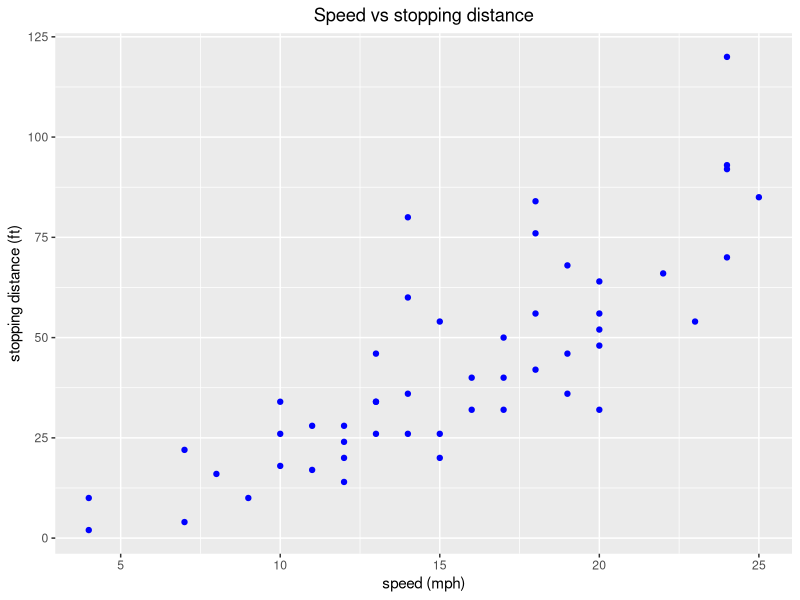
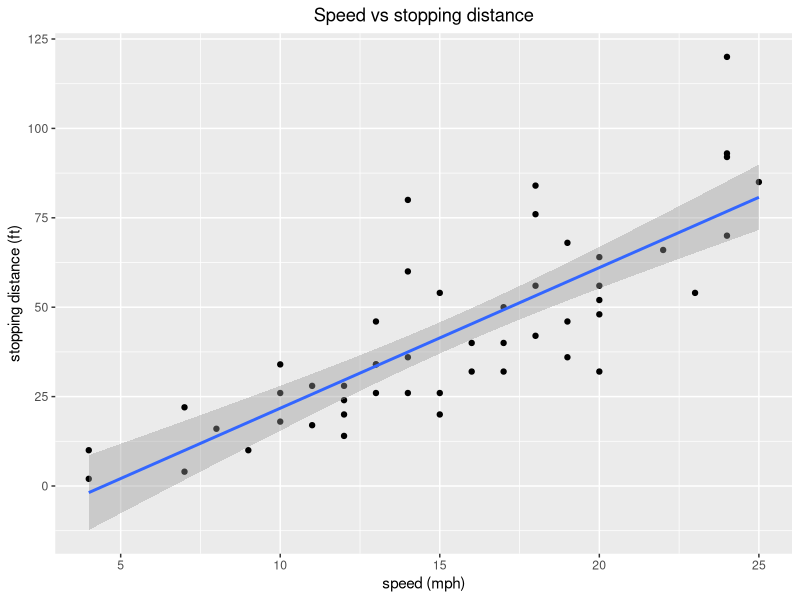
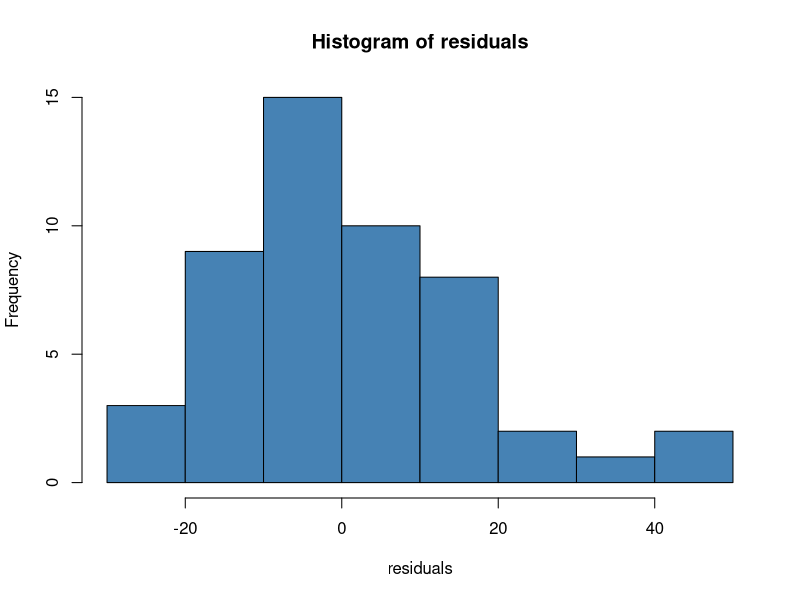
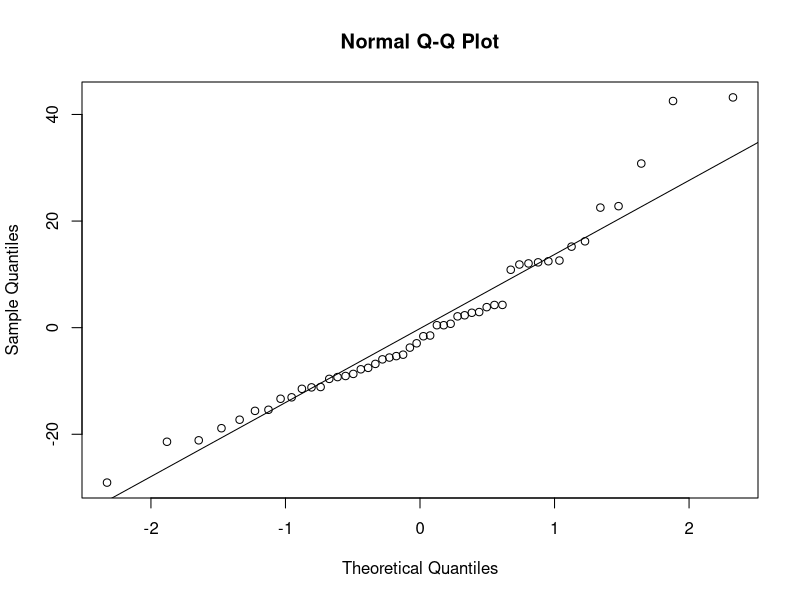

Write R code to recreate these figures, in order.
## ---- chunk 1
knitr::opts_chunk$set(
	echo = TRUE,
	message = FALSE,
	warning = FALSE
)
## ---- chunk 2
dim(cars)
## ---- chunk 3
head(cars)
## ---- chunk 4
summary(cars)
## ---- chunk 5
# list rows of data that have missing values
cars[!complete.cases(cars),]
## ---- chunk 6
library(ggplot2)
ggplot(aes(x = speed, y = dist), data = cars) +
  geom_point(color = 'blue') +
  ggtitle('Speed vs stopping distance') +
  xlab('speed (mph)') +
  ylab('stopping distance (ft)') +
  theme(plot.title = element_text(hjust = 0.5))
## ---- chunk 7
cor(cars$speed, cars$dist)
## ---- chunk 8
lm = lm(dist ~ speed, data = cars)
## ---- chunk 9
intercept <- coef(lm)[1]
intercept
slope <- coef(lm)[2]
slope
## ---- chunk 10
ggplot(cars, aes(x = speed, y = dist)) +
geom_point() +
geom_smooth(method='lm', formula= y ~ x ) +
  ggtitle('Speed vs stopping distance') +
  xlab('speed (mph)') +
  ylab('stopping distance (ft)') +
  theme(plot.title = element_text(hjust = 0.5))
## ---- chunk 11
# summary of a linear model
summary(lm)
## ---- chunk 12
residuals <- residuals(lm)
hist(residuals, col = "steelblue")
## ---- chunk 13
qqnorm(resid(lm))
qqline(resid(lm))
